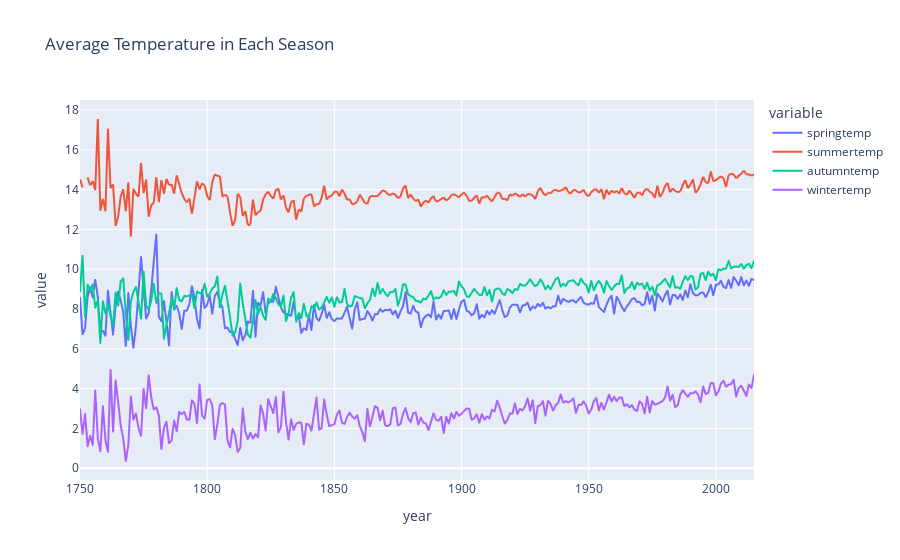

Notebook source saved alongside this figure:
### Code cell
fig=px.line(season, x='year', y=['springtemp', 'summertemp', 'autumntemp', 'wintertemp'], title='Average Temperature in Each Season')
fig.show()

### Figure 1 — Plotly figure (JSON) as saved in the notebook; plotly's stock layout.template omitted (floating-point values rounded to 4 significant figures; data arrays with more than 128 entries replaced by an {"elided": "..."} marker saying what was removed)
{"data": [{"hovertemplate": "variable=springtemp<br>year=%{x}<br>value=%{y}<extra></extra>", "legendgroup": "springtemp", "line": {"color": "#636efa", "dash": "solid"}, "marker": {"symbol": "circle"}, "mode": "lines", "name": "springtemp", "showlegend": true, "type": "scattergl", "x": {"elided": "266 int values"}, "xaxis": "x", "y": {"elided": "266 float values"}, "yaxis": "y"}, {"hovertemplate": "variable=summertemp<br>year=%{x}<br>value=%{y}<extra></extra>", "legendgroup": "summertemp", "line": {"color": "#EF553B", "dash": "solid"}, "marker": {"symbol": "circle"}, "mode": "lines", "name": "summertemp", "showlegend": true, "type": "scattergl", "x": {"elided": "266 int values"}, "xaxis": "x", "y": {"elided": "266 float values"}, "yaxis": "y"}, {"hovertemplate": "variable=autumntemp<br>year=%{x}<br>value=%{y}<extra></extra>", "legendgroup": "autumntemp", "line": {"color": "#00cc96", "dash": "solid"}, "marker": {"symbol": "circle"}, "mode": "lines", "name": "autumntemp", "showlegend": true, "type": "scattergl", "x": {"elided": "266 int values"}, "xaxis": "x", "y": {"elided": "266 float values"}, "yaxis": "y"}, {"hovertemplate": "variable=wintertemp<br>year=%{x}<br>value=%{y}<extra></extra>", "legendgroup": "wintertemp", "line": {"color": "#ab63fa", "dash": "solid"}, "marker": {"symbol": "circle"}, "mode": "lines", "name": "wintertemp", "showlegend": true, "type": "scattergl", "x": {"elided": "266 int values"}, "xaxis": "x", "y": {"elided": "266 float values"}, "yaxis": "y"}], "layout": {"legend": {"title": {"text": "variable"}, "tracegroupgap": 0}, "title": {"text": "Average Temperature in Each Season"}, "xaxis": {"anchor": "y", "domain": [0, 1], "title": {"text": "year"}}, "yaxis": {"anchor": "x", "domain": [0, 1], "title": {"text": "value"}}}}
